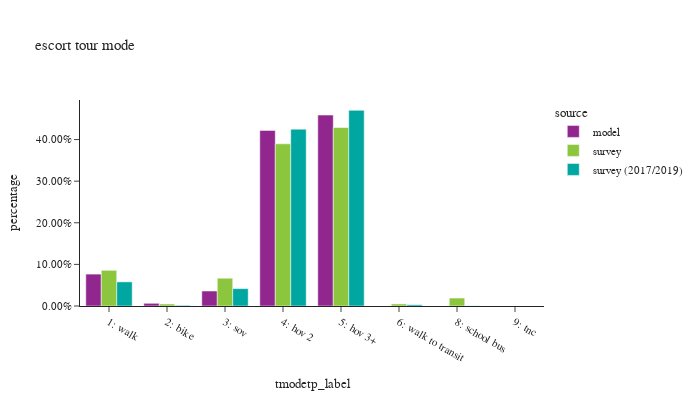

Source (notebook cell):
### Code cell
df_plot = es_tour.groupby(['source','tmodetp_label'])['toexpfac'].sum().reset_index()
df_plot['percentage'] = df_plot.groupby(['source'], group_keys=False)['toexpfac']. \
    apply(lambda x: x / float(x.sum()))

df_plot_ct = es_tour.groupby(['source','tmodetp_label'])['toexpfac'].count().reset_index(). \
    rename(columns={'toexpfac':'sample count'})
df_plot = df_plot.merge(df_plot_ct, on=['source','tmodetp_label'])

fig = px.bar(df_plot.sort_values(by=['source']), x="tmodetp_label", y="percentage", color="source",
             barmode="group",hover_data=['sample count'],title="escort tour mode")
fig.update_layout(height=400, width=700, font=dict(size=11),
                  xaxis = dict(dtick = 1, categoryorder='category ascending'),
                  yaxis=dict(tickformat=".2%"))
fig.show()

### Figure 1 — Plotly figure (JSON) as saved in the notebook; plotly's stock layout.template omitted (floating-point values rounded to 4 significant figures)
{"data": [{"alignmentgroup": "True", "customdata": [[579], [49], [272], [3187], [3465]], "hovertemplate": "source=model<br>tmodetp_label=%{x}<br>percentage=%{y}<br>sample count=%{customdata[0]}<extra></extra>", "legendgroup": "model", "marker": {"color": "#91268F", "pattern": {"shape": ""}}, "name": "model", "offsetgroup": "model", "orientation": "v", "showlegend": true, "textposition": "auto", "type": "bar", "x": ["1: walk", "2: bike", "3: sov", "4: hov 2", "5: hov 3+"], "xaxis": "x", "y": [0.07667, 0.006488, 0.03602, 0.422, 0.4588], "yaxis": "y"}, {"alignmentgroup": "True", "customdata": [[1], [7], [290], [14], [69], [19], [113], [367]], "hovertemplate": "source=survey<br>tmodetp_label=%{x}<br>percentage=%{y}<br>sample count=%{customdata[0]}<extra></extra>", "legendgroup": "survey", "marker": {"color": "#8CC63E", "pattern": {"shape": ""}}, "name": "survey", "offsetgroup": "survey", "orientation": "v", "showlegend": true, "textposition": "auto", "type": "bar", "x": ["9: tnc", "8: school bus", "5: hov 3+", "6: walk to transit", "3: sov", "2: bike", "1: walk", "4: hov 2"], "xaxis": "x", "y": [8.244e-06, 0.01908, 0.4289, 0.004973, 0.06676, 0.004786, 0.08579, 0.3897], "yaxis": "y"}, {"alignmentgroup": "True", "customdata": [[3], [163], [8], [45], [652], [489], [28], [1]], "hovertemplate": "source=survey (2017/2019)<br>tmodetp_label=%{x}<br>percentage=%{y}<br>sample count=%{customdata[0]}<extra></extra>", "legendgroup": "survey (2017/2019)", "marker": {"color": "#00A7A0", "pattern": {"shape": ""}}, "name": "survey (2017/2019)", "offsetgroup": "survey (2017/2019)", "orientation": "v", "showlegend": true, "textposition": "auto", "type": "bar", "x": ["8: school bus", "1: walk", "2: bike", "3: sov", "4: hov 2", "5: hov 3+", "6: walk to transit", "9: tnc"], "xaxis": "x", "y": [0.0003253, 0.05802, 0.001558, 0.04177, 0.425, 0.4703, 0.002986, 2.536e-05], "yaxis": "y"}], "layout": {"barmode": "group", "font": {"size": 11}, "height": 400, "legend": {"title": {"text": "source"}, "tracegroupgap": 0}, "title": {"text": "escort tour mode"}, "width": 700, "xaxis": {"anchor": "y", "categoryorder": "category ascending", "domain": [0.0, 1.0], "dtick": 1, "title": {"text": "tmodetp_label"}}, "yaxis": {"anchor": "x", "domain": [0.0, 1.0], "tickformat": ".2%", "title": {"text": "percentage"}}}}
